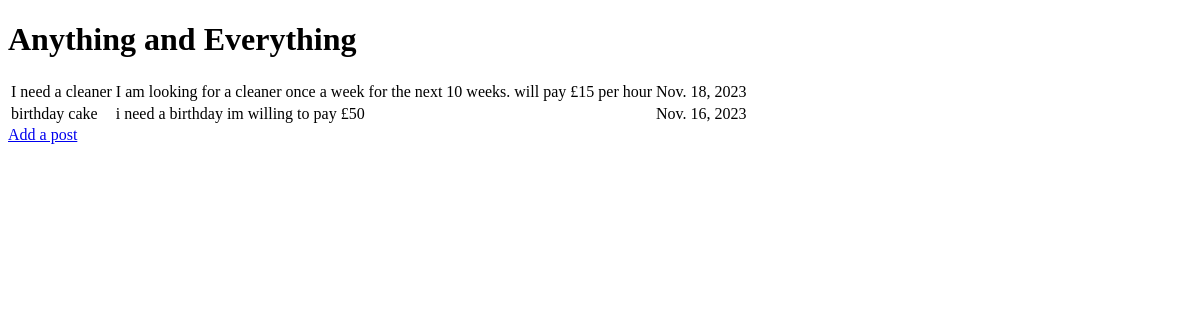
Before: / with the older database file.
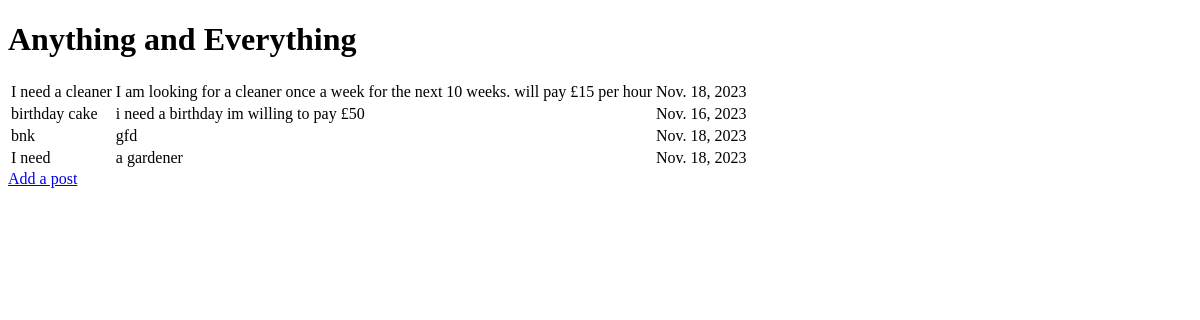
After: the same page with the newer database file.
### myaande/models.py (models this page shows, shortened)
class Post(models.Model):
    title = models.CharField(max_length=30, null=False, blank=False)
    description = models.CharField(max_length=100, null=False, blank=False)
    dateposted = models.DateField()

### myaande/views.py (the view)
# urls.py: path('', get_myaande, name='seeposts'),
def get_myaande(request):
    posts = Post.objects.all()
    collection = {
        'posts': posts
    }
    return render(request, 'myaande/aande.html', collection)

### myaande/templates/myaande/aande.html (shortened to what this page needs)
<!DOCTYPE html>
<html lang="en">
<head>
</head>
<body>
    <h1>Anything and Everything</h1>
    <table>
        {% for post in posts %}
            <tr>
                <td>{{ post.title }}</td>
                <td>{{ post.description }}</td>
                <td>{{ post.dateposted }}</td>
            </tr>
        {% empty %}
        <tr><td> Be the first to post!</td></tr>
        {% endfor %}
    </table>
    <a href="/addapost">Add a post</a>
</body>
</html>

Changed rows visible on the page:
added Post: title "bnk", description "gfd", dateposted "Nov. 18, 2023"
added Post: title "I need", description "a gardener", dateposted "Nov. 18, 2023"
